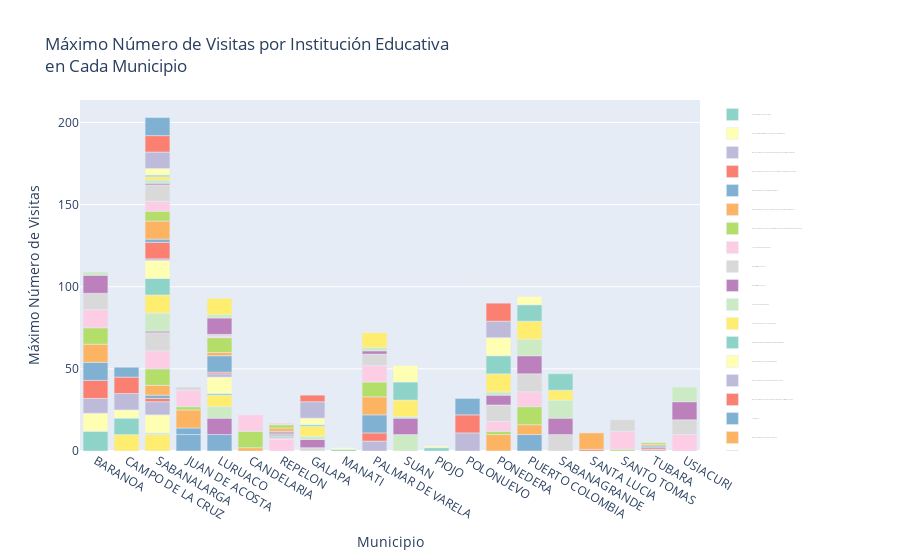

Source (notebook cell):
### Code cell
# Agrupar por 'Municipio' y 'Nombre IED' y calcular el número máximo de 'N° Visita'
municipio_institucion_visita = df_IE.groupby(['Municipio', 'Institución'])['N° Visita'].max().reset_index()

# Cambiar nombre de columnas
municipio_institucion_visita = municipio_institucion_visita.rename(columns={'N° Visita': 'Max Visitas'})

# Crear el gráfico de barras con Plotly Express
fig = px.bar(
    municipio_institucion_visita,
    x='Municipio',
    y='Max Visitas',
    color='Institución',
    title='Máximo Número de Visitas por Institución Educativa<br>en Cada Municipio',
    labels={
        'Municipio': 'Municipio',
        'Max Visitas': 'Máximo Número de Visitas',
        'Institución': 'Institución Educativa'
    },
    color_discrete_sequence=px.colors.qualitative.Set3  # Opcional: Cambia la paleta de colores
)

# Configurar la leyenda para mostrar solo colores
fig.update_layout(
    legend=dict(
        traceorder='normal',
        yanchor='top',
        y=1,
        xanchor='left',
        x=1.02,
        title_text='',  # Oculta el título de la leyenda
        font=dict(size=1),  # Establece el tamaño de la fuente a 0 para ocultar nombres
        bgcolor='rgba(255, 255, 255, 0.8)'  # Fondo semitransparente para la leyenda
    ),
    margin=dict(r=200)  # Espacio adicional en el lado derecho para la leyenda
)

# Mostrar el gráfico
fig.show()
